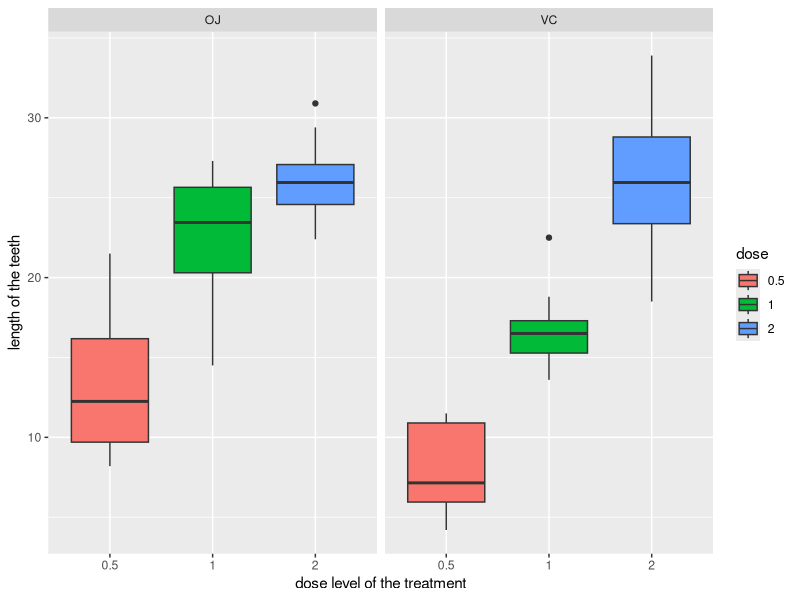

This figure's R source:
## ---- chunk 1

library(ggplot2)

## ---- chunk 2

data(ToothGrowth)

tg <- ToothGrowth
tg <- transform(tg, dose = factor(dose))

head(ToothGrowth)

## ---- chunk 3

ggplot(tg, aes(x=dose, y=len, fill = dose)) +
     geom_boxplot() +
     facet_grid(.~supp) +
     xlab("dose level of the treatment") +
     ylab("length of the teeth")

## ---- chunk 4

summary(tg)

## ---- chunk 5

aggregate(tg$len, list(tg$supp, tg$dose), summary)

## ---- chunk 6

res1 <- data.frame(conf.int1 = rep(0, 4), conf.int2 = rep(0, 4), p.value = rep(0,4))

res1[1,] <- unlist(with(subset(tg, supp == "OJ"),
            t.test(len[dose == "0.5"], len[dose == "1"],
            var.equal = FALSE))[c("conf.int", "p.value")])

res1[2,] <- unlist(with(subset(tg, supp == "OJ"),
            t.test(len[dose == "1"], len[dose == "2"],
            var.equal = FALSE))[c("conf.int", "p.value")])

res1[3,] <- unlist(with(subset(tg, supp == "VC"),
            t.test(len[dose == "0.5"], len[dose == "1"],
            var.equal = FALSE))[c("conf.int", "p.value")])

res1[4,] <- unlist(with(subset(tg, supp == "VC"),
            t.test(len[dose == "1"], len[dose == "2"],
            var.equal = FALSE))[c("conf.int", "p.value")])

res1[,1:2] # lower and upper lmit of confidence interval

res1[,3] # p-values

## ---- chunk 7

res12 <- data.frame(conf.int1 = rep(0, 2), conf.int2 = rep(0, 2), p.value = rep(0,2))

res12[1,] <- unlist(with(tg, t.test(len[dose == "0.5"], len[dose == "1"],
             var.equal = FALSE))[c("conf.int", "p.value")])

res12[2,] <- unlist(with(tg, t.test(len[dose == "1"], len[dose == "2"],
             var.equal = FALSE))[c("conf.int", "p.value")])

res12[,1:2] # lower and upper lmit of confidence interval

res12[,3] # p-values

## ---- chunk 8

res2 <- unlist(with(tg, t.test(len[supp == "OJ"],
        len[supp == "VC"], var.equal = FALSE))[c("conf.int", "p.value")])

res2[1:2] # lower and upper lmit of confidence interval

res2[3] # p-values

## ---- chunk 9

res3 <- data.frame(conf.int1 = rep(0, 3), conf.int2 = rep(0, 3), p.value = rep(0,3))

res3[1,] <- unlist(with(subset(tg, dose == "0.5"),
            t.test(len[supp == "VC"], len[supp == "OJ"],
            var.equal = FALSE))[c("conf.int", "p.value")])

res3[2,] <- unlist(with(subset(tg, dose == "1"),
            t.test(len[supp == "VC"], len[supp == "OJ"],
            var.equal = FALSE))[c("conf.int", "p.value")])

res3[3,] <- unlist(with(subset(tg, dose == "2"),
            t.test(len[supp == "VC"], len[supp == "OJ"],
            var.equal = FALSE))[c("conf.int", "p.value")])

res3[,1:2] # lower and upper lmit of confidence interval

res3[,3] # p-values

